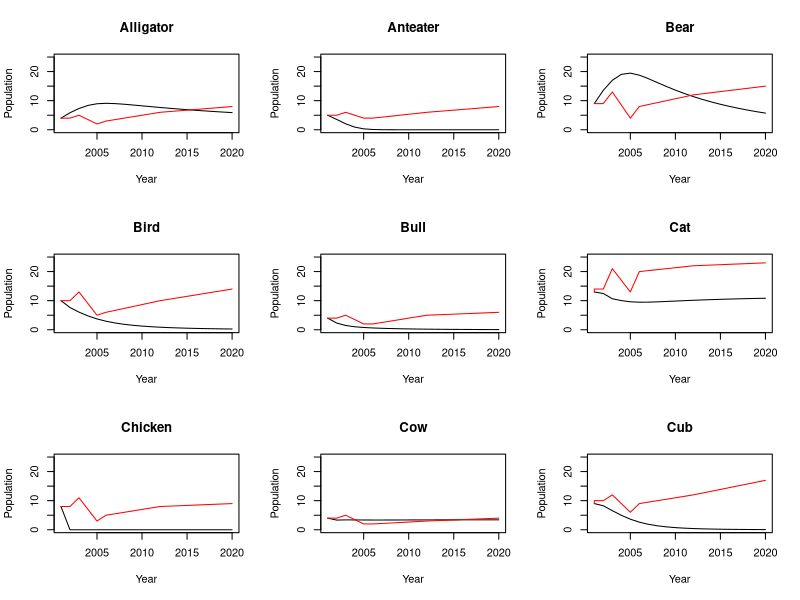
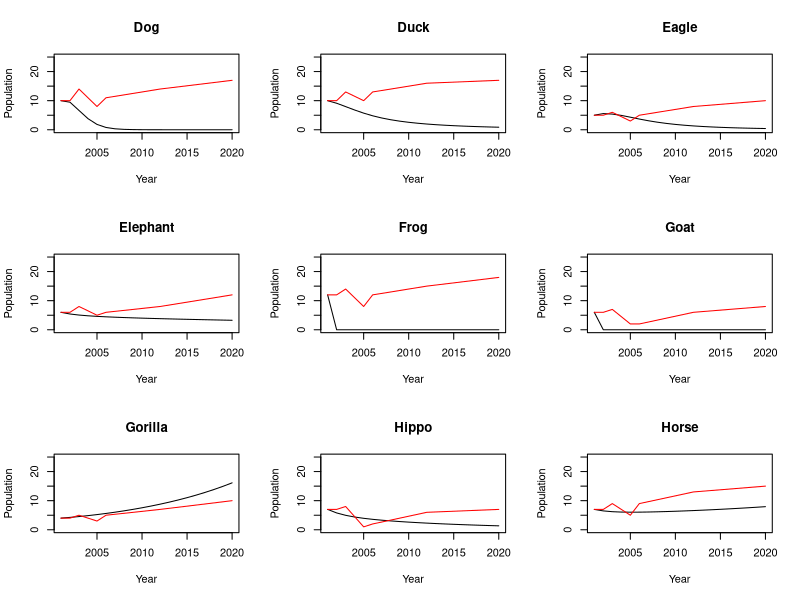
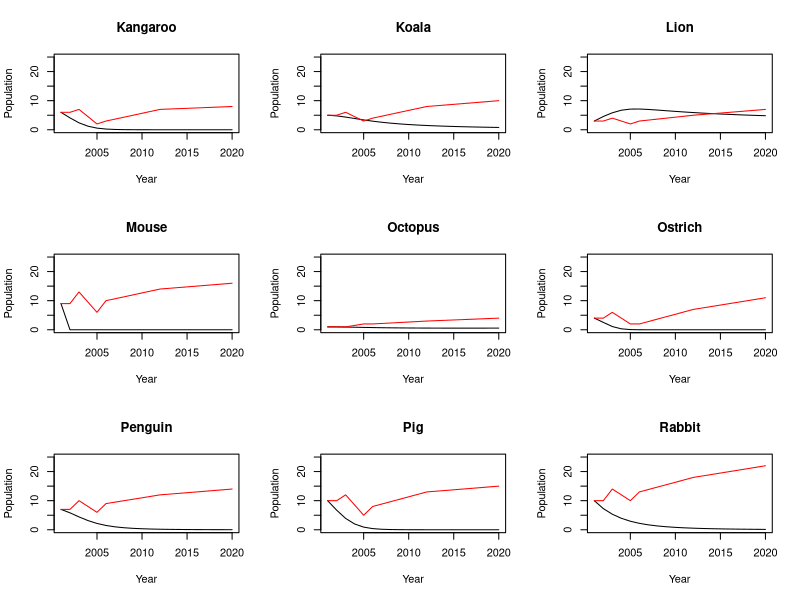
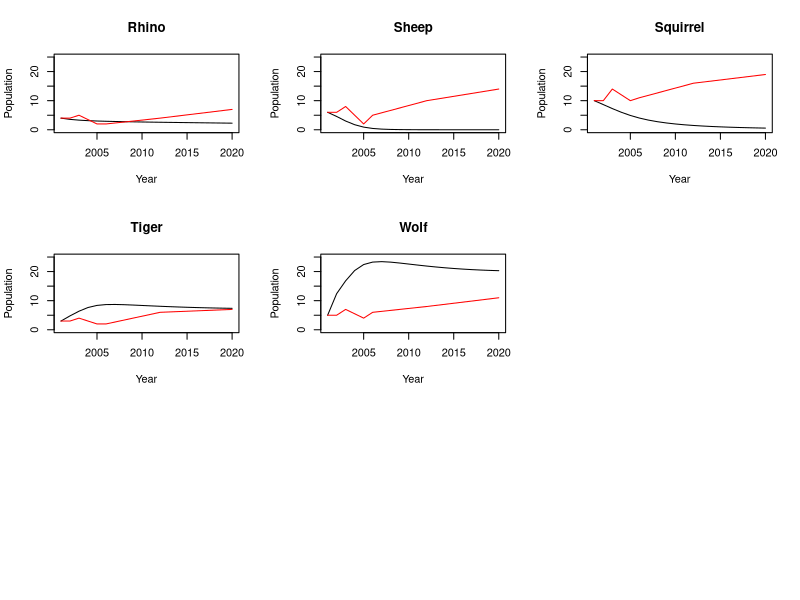

Here is the R script that generated these plots, in order: (Note: this script raises an error after producing the figures.)
rm(list=ls())
#The next 3 lines open the 3 important dataframes for this project
AC_Pops <- read.csv("AC_Species_Populations.csv") #This dataframe contains the population of each species at each major "Animal Crossing" installment
AC_Pred_Chart <- read.csv("AC_Predation_Chart.csv") #This dataframe records the predatory relationships of the columns with respect to the rows (the columns eat rows labelled "1")
AC_Comp_Matrix <- read.csv("AC_Competition_Matrix.csv") #This dataframe records the competitive interactions between species. A 1 indicates competition between the two species
AC_Pops_fixed <- AC_Pops[-38] #An extra column of only NAs was added for some reason so I dropped that
AC_Pops_repaired <- AC_Pops_fixed[-c(2),] #Removes the first game of the series (the second game is also from 2001 and has near identical population counts)
AC_Pops_finalized <- AC_Pops_repaired[,-c(1,2,12,20,26)] #Removed year/total columns for species parameter calculations, and dropped "Deer," "Hamster," and "Monkey" because the model is not equipped to deal with immigration/speciation

#The following code assigns the initial population for each species to a variable (N0), a vector in which the resulting values for all time steps will be placed (N), and a working vector in which the value for each time step is to be stored (Nnow)
#There probably is a more efficient way to do this in which row 1 is pulled from the "AC_Pops" dataframe, but time prevented me from learning how to do it
N0_alligator <- 4
N_alligator <- N0_alligator
Nnow_alligator <- N0_alligator
Nnow2_alligator <- N0_alligator
N0_anteater <- 5
N_anteater <- N0_anteater
Nnow_anteater <- N0_anteater
Nnow2_anteater <- N0_anteater
N0_bear <- 9
N_bear <- N0_bear
Nnow_bear <- N0_bear
Nnow2_bear <- N0_bear
N0_bird <- 10
N_bird <- N0_bird
Nnow_bird <- N0_bird
Nnow2_bird <- N0_bird
N0_bull <- 4
N_bull <- N0_bull
Nnow_bull <- N0_bull
Nnow2_bull <- N0_bull
N0_cat <- 13
N_cat <- N0_cat
Nnow_cat <- N0_cat
Nnow2_cat <- N0_cat
N0_chicken <- 8
N_chicken <- N0_chicken
Nnow_chicken <- N0_chicken
Nnow2_chicken <- N0_chicken
N0_cow <- 4
N_cow <- N0_cow
Nnow_cow <- N0_cow
Nnow2_cow <- N0_cow
N0_cub <- 9
N_cub <- N0_cub
Nnow_cub <- N0_cub
Nnow2_cub <- N0_cub
N0_dog <- 10
N_dog <- N0_dog
Nnow_dog <- N0_dog
Nnow2_dog <- N0_dog
N0_duck <- 10
N_duck <- N0_duck
Nnow_duck <- N0_duck
Nnow2_duck <- N0_duck
N0_eagle <- 5
N_eagle <- N0_eagle
Nnow_eagle <- N0_eagle
Nnow2_eagle <- N0_eagle
N0_elephant <- 6
N_elephant <- N0_elephant
Nnow_elephant <- N0_elephant
Nnow2_elephant <- N0_elephant
N0_frog <- 12
N_frog <- N0_frog
Nnow_frog <- N0_frog
Nnow2_frog <- N0_frog
N0_goat <- 6
N_goat <- N0_goat
Nnow_goat <- N0_goat
Nnow2_goat <- N0_goat
N0_gorilla <- 4
N_gorilla <- N0_gorilla
Nnow_gorilla <- N0_gorilla
Nnow2_gorilla <- N0_gorilla
N0_hippo <- 7
N_hippo <- N0_hippo
Nnow_hippo <- N0_hippo
Nnow2_hippo <- N0_hippo
N0_horse <- 7
N_horse <- N0_horse
Nnow_horse <- N0_horse
Nnow2_horse <- N0_horse
N0_kangaroo <- 6
N_kangaroo <- N0_kangaroo
Nnow_kangaroo <- N0_kangaroo
Nnow2_kangaroo <- N0_kangaroo
N0_koala <- 5
N_koala <- N0_koala
Nnow_koala <- N0_koala
Nnow2_koala <- N0_koala
N0_lion <- 3
N_lion <- N0_lion
Nnow_lion <- N0_lion
Nnow2_lion <- N0_lion
N0_mouse <- 9
N_mouse <- N0_mouse
Nnow_mouse <- N0_mouse
Nnow2_mouse <- N0_mouse
N0_octopus <- 1
N_octopus <- N0_octopus
Nnow_octopus <- N0_octopus
Nnow2_octopus <- N0_octopus
N0_ostrich <- 4
N_ostrich <- N0_ostrich
Nnow_ostrich <- N0_ostrich
Nnow2_ostrich <- N0_ostrich
N0_penguin <- 7
N_penguin <- N0_penguin
Nnow_penguin <- N0_penguin
Nnow2_penguin <- N0_penguin
N0_pig <- 10
N_pig <- N0_pig
Nnow_pig <- N0_pig
Nnow2_pig <- N0_pig
N0_rabbit <- 10
N_rabbit <- N0_rabbit
Nnow_rabbit <- N0_rabbit
Nnow2_rabbit <- N0_rabbit
N0_rhino <- 4
N_rhino <- N0_rhino
Nnow_rhino <- N0_rhino
Nnow2_rhino <- N0_rhino
N0_sheep <- 6
N_sheep <- N0_sheep
Nnow_sheep <- N0_sheep
Nnow2_sheep <- N0_sheep
N0_squirrel <- 10
N_squirrel <- N0_squirrel
Nnow_squirrel <- N0_squirrel
Nnow2_squirrel <- N0_squirrel
N0_tiger <- 3
N_tiger <- N0_tiger
Nnow_tiger <- N0_tiger
Nnow2_tiger <- N0_tiger
N0_wolf <- 5
N_wolf <- N0_wolf
Nnow_wolf <- N0_wolf
Nnow2_wolf <- N0_wolf

#The next line subtracts calculates the birthrate for each species by subtracting each species' 2020 population from their initial population, dividing this by the initial population, and then dividing this by the amount of time passed
#Ideally birth rates would be available before the initial population counts, as these birth rates are calculated from the period in which I'm testing my model
AC_Birth_Rates <- (((AC_Pops_finalized[7,]-AC_Pops_finalized[1,])/AC_Pops_finalized[1,])/19) + 1

#The next line of code assigns a proportionality factor of predation to all species. This factor represents the relative resource gain when a hunt is successful
#3 values were decided based on approximate species body mass, 0.1 (high gain for the predator), 0.05 (moderate gain for the predator), and 0.01 (low gain for the predator)
m <- c(0.1, 0.05, 0.1, 0.01, 0.1, 0.01, 0.01, 0.1, 0.01, 0.05, 0.01, 0.01, 0.1, 0.01, 0.05, 0.1, 0.1, 0.1, 0.05, 0.01, 0.1, 0.01, 0.01, 0.1, 0.01, 0.05, 0.01, 0.1, 0.05, 0.01, 0.1, 0.1)

#The next line of code assigns a proportionality factor of competition to all species. This factor represents the proportional effect of resource loss when a species competes with others
#2 values were decided based on general knowledge of whether species are specialists (high impact from competition, c = 0.05) or generalists (low impact from competition, c = 0.01)
c <- c(0.05, 0.05, 0.01, 0.01, 0.05, 0.05, 0.01, 0.05, 0.01, 0.01, 0.05, 0.05, 0.01, 0.05, 0.01, 0.01, 0.05, 0.05, 0.01, 0.05, 0.05, 0.01, 0.05, 0.01, 0.05, 0.01, 0.01, 0.05, 0.05, 0.01, 0.05, 0.01)

#The next line represents the likelihood of a hunt being successful.
#The values are based on a general knowledge of success in large mammal hunts, and the rates vary based on a defense score assigned to each species (also based on general knowlege)
b <- c(0.05, 0.25, 0.05, 0.25, 0.05, 0.25, 0.25, 0.05, 0.25, 0.15, 0.25, 0.15, 0.05, 0.25, 0.15, 0.15, 0.05, 0.05, 0.15, 0.25, 0.05, 0.25, 0.25, 0.15, 0.25, 0.15, 0.25, 0.05, 0.15, 0.25, 0.05, 0.05)

#The next variable is the final parameter for the model, alpha. It represents the chance that a resource being competed for will be lost in when two competing animals meet.
#This was calcuated to be 0.08 from the rate of resource generation in the game's data files. It is assumed that all competing animals have an equal chance of aquiring a resource when competing.
a = 0.08

#Set the time of the simulation to 20 because I want to compare my model to the 20 years for which I have data
t=20

#This for loop runs the simulation. For each species there are 3 lines:
#Line 1: Save the population at time step t+1 as Nnow_animal. This line involves adding/subtracting all terms that represent population growth/loss. Note that Nnow2_animal is used within this line so that later animals that interact with the given species don't have their t+1 population counted with the other animal's t+1 population
#Line 2: Ensure that no species' populations can drop below 0
#Line 3: Add the newly calculated population vector to the end of the vector holding all population values
#After these 3 lines are run for every species Nnow2_animal's value is replaced with the newly calculated population value for every species
for(i in 1:t) {
  Nnow_alligator <- (AC_Birth_Rates$Alligator*Nnow2_alligator) + (m[4]*b[4]*Nnow2_alligator*Nnow2_bird) + (m[6]*b[6]*Nnow2_alligator*Nnow2_cat) + (m[7]*b[7]*Nnow2_alligator*Nnow2_chicken) + (m[9]*b[9]*Nnow2_alligator*Nnow2_cub) + (m[10]*b[10]*Nnow2_alligator*Nnow2_dog) + (m[11]*b[11]*Nnow2_alligator*Nnow2_duck) + (m[12]*b[12]*Nnow2_alligator*Nnow2_eagle) + (m[14]*b[14]*Nnow2_alligator*Nnow2_frog) + (m[15]*b[15]*Nnow2_alligator*Nnow2_goat) + (m[19]*b[19]*Nnow2_alligator*Nnow2_kangaroo) + (m[20]*b[20]*Nnow2_alligator*Nnow2_koala) + (m[22]*b[22]*Nnow2_alligator*Nnow2_mouse) + (m[23]*b[23]*Nnow2_alligator*Nnow2_octopus) + (m[25]*b[25]*Nnow2_alligator*Nnow2_penguin) + (m[26]*b[26]*Nnow2_alligator*Nnow2_pig) + (m[27]*b[27]*Nnow2_alligator*Nnow2_rabbit) + (m[29]*b[29]*Nnow2_alligator*Nnow2_sheep) + (m[30]*b[30]*Nnow2_alligator*Nnow2_squirrel) - (c[3]*a*Nnow2_alligator*Nnow2_bear) - (c[6]*a*Nnow2_alligator*Nnow2_cat) - (c[10]*a*Nnow2_alligator*Nnow2_dog) - (c[12]*a*Nnow2_alligator*Nnow2_eagle) - (c[21]*a*Nnow2_alligator*Nnow2_lion) - (c[25]*a*Nnow2_alligator*Nnow2_penguin) - (c[31]*a*Nnow2_alligator*Nnow2_tiger) - (c[32]*a*Nnow2_alligator*Nnow2_wolf)
  if(Nnow_alligator < 0) {Nnow_alligator <- 0}
  N_alligator <- c(N_alligator, Nnow_alligator)
  Nnow_anteater <- (AC_Birth_Rates$Anteater*Nnow2_anteater) - (c[4]*a*Nnow2_anteater*Nnow2_bird) - (c[7]*a*Nnow2_anteater*Nnow2_chicken) - (c[9]*a*Nnow2_anteater*Nnow2_cub) - (c[14]*a*Nnow2_anteater*Nnow2_frog) - (m[2]*b[2]*Nnow2_anteater*Nnow2_bear) - (m[2]*b[2]*Nnow2_anteater*Nnow2_lion) - (m[2]*b[2]*Nnow2_anteater*Nnow2_tiger) - (m[2]*b[2]*Nnow2_anteater*Nnow2_wolf)
  if(Nnow_anteater < 0) {Nnow_anteater <- 0}
  N_anteater <- c(N_anteater, Nnow_anteater)
  Nnow_bear <- (AC_Birth_Rates$Bear*Nnow2_bear) + (m[2]*b[2]*Nnow2_bear*Nnow2_anteater) + (m[4]*b[4]*Nnow2_bear*Nnow2_bird) + (m[6]*b[6]*Nnow2_bear*Nnow2_cat) + (m[7]*b[7]*Nnow2_bear*Nnow2_chicken) + (m[9]*b[9]*Nnow2_bear*Nnow2_cub) + (m[10]*b[10]*Nnow2_bear*Nnow2_dog) + (m[11]*b[11]*Nnow2_bear*Nnow2_duck) + (m[12]*b[12]*Nnow2_bear*Nnow2_eagle) + (m[14]*b[14]*Nnow2_bear*Nnow2_frog) + (m[15]*b[15]*Nnow2_bear*Nnow2_goat) + (m[19]*b[19]*Nnow2_kangaroo*Nnow2_koala) + (m[22]*b[22]*Nnow2_bear*Nnow2_mouse) + (m[23]*b[23]*Nnow2_octopus*Nnow2_bear) + (m[24]*b[24]*Nnow2_bear*Nnow2_ostrich) + (m[25]*b[25]*Nnow2_bear*Nnow2_penguin) + (m[26]*b[26]*Nnow2_bear*Nnow2_pig) + (m[27]*b[27]*Nnow2_bear*Nnow2_rabbit) + (m[29]*b[29]*Nnow2_bear*Nnow2_sheep) + (m[30]*b[30]*Nnow2_bear*Nnow2_squirrel) - (c[1]*a*Nnow2_alligator*Nnow2_bear) - (c[6]*a*Nnow2_bear*Nnow2_cat) - (c[9]*a*Nnow2_bear*Nnow2_cub) - (c[10]*a*Nnow2_bear*Nnow2_dog) - (c[12]*a*Nnow2_bear*Nnow2_eagle) - (c[16]*a*Nnow2_bear*Nnow2_gorilla) - (c[21]*a*Nnow2_bear*Nnow2_lion) - (c[25]*a*Nnow2_bear*Nnow2_penguin) - (c[26]*a*Nnow2_pig*Nnow2_bear) - (c[31]*a*Nnow2_tiger*Nnow2_bear) - (c[32]*a*Nnow2_bear*Nnow2_wolf)
  if(Nnow_bear < 0) {Nnow_bear <- 0}
  N_bear <- c(N_bear, Nnow_bear)
  Nnow_bird <- (AC_Birth_Rates$Bird*Nnow2_bird) - (c[2]*a*Nnow2_bird*Nnow2_anteater) - (c[7]*a*Nnow2_bird*Nnow2_chicken) - (c[9]*a*Nnow2_bird*Nnow2_cub) - (c[14]*a*Nnow2_bird*Nnow2_frog) - (c[22]*a*Nnow2_bird*Nnow2_mouse) - (c[27]*a*Nnow2_bird*Nnow2_rabbit) - (c[30]*a*Nnow2_bird*Nnow2_squirrel) - (m[4]*b[4]*Nnow2_bird*Nnow2_alligator) - (m[4]*b[4]*Nnow2_bird*Nnow2_bear) - (m[4]*b[4]*Nnow2_bird*Nnow2_cat) - (m[4]*b[4]*Nnow2_bird*Nnow2_cub) - (m[4]*b[4]*Nnow2_bird*Nnow2_dog) - (m[4]*b[4]*Nnow2_bird*Nnow2_eagle) - (m[4]*b[4]*Nnow2_bird*Nnow2_lion) - (m[4]*b[4]*Nnow2_bird*Nnow2_tiger) - (m[4]*b[4]*Nnow2_bird*Nnow2_wolf)
  if(Nnow_bird < 0) {Nnow_bird <- 0}
  N_bird <- c(N_bird, Nnow_bird)
  Nnow_bull <- (AC_Birth_Rates$Bull*Nnow2_bull) - (c[8]*a*Nnow2_bull*Nnow2_cow) - (c[13]*a*Nnow2_bull*Nnow2_elephant) - (c[15]*a*Nnow2_bull*Nnow2_goat) - (c[17]*a*Nnow2_bull*Nnow2_hippo) - (c[18]*a*Nnow2_horse*Nnow2_bull) - (c[19]*a*Nnow2_kangaroo*Nnow2_bull) - (c[24]*a*Nnow2_bull*Nnow2_ostrich) - (c[26]*a*Nnow2_bull*Nnow2_pig) - (c[27]*a*Nnow2_bull*Nnow2_rabbit) - (c[28]*a*Nnow2_bull*Nnow2_rhino) - (c[29]*Nnow2_bull*Nnow2_sheep) - (m[5]*b[5]*Nnow2_bull*Nnow2_wolf)
  if(Nnow_bull < 0) {Nnow_bull <- 0}
  N_bull <- c(N_bull, Nnow_bull)
  Nnow_cat <- (AC_Birth_Rates$Cat*Nnow2_cat) + (m[4]*b[4]*Nnow2_cat*Nnow2_bird) + (m[14]*b[14]*Nnow2_cat*Nnow2_frog) + (m[22]*b[22]*Nnow2_cat*Nnow2_mouse) + (m[23]*b[23]*Nnow2_octopus*Nnow2_cat) + (m[27]*b[27]*Nnow2_cat*Nnow2_rabbit) + (m[30]*b[30]*Nnow2_cat*Nnow2_squirrel) - (m[6]*b[6]*Nnow2_cat*Nnow2_alligator) - (m[6]*b[6]*Nnow2_cat*Nnow2_bear) - (m[6]*b[6]*Nnow2_cat*Nnow2_dog) - (m[6]*b[6]*Nnow2_cat*Nnow2_eagle) - (m[6]*b[6]*Nnow2_cat*Nnow2_lion) - (m[6]*b[6]*Nnow2_cat*Nnow2_tiger) - (m[6]*b[6]*Nnow2_cat*Nnow2_wolf) - (c[1]*a*Nnow2_cat*Nnow2_alligator) - (c[3]*a*Nnow2_cat*Nnow2_bear) - (c[9]*a*Nnow2_cub*Nnow2_cat) - (c[10]*a*Nnow2_dog*Nnow2_cat) - (c[12]*a*Nnow2_cat*Nnow2_eagle) - (c[21]*a*Nnow2_cat*Nnow2_lion) - (c[25]*a*Nnow2_cat*Nnow2_penguin) - (c[31]*a*Nnow2_cat*Nnow2_tiger) - (c[32]*a*Nnow2_cat*Nnow2_wolf)
  if(Nnow_cat < 0) {Nnow_cat <- 0}
  N_cat <- c(N_cat, Nnow_cat)
  Nnow_chicken <- (AC_Birth_Rates$Chicken*Nnow2_chicken) - (c[2]*a*Nnow2_chicken*Nnow2_anteater) - (c[4]*a*Nnow2_chicken*Nnow2_bird) - (c[14]*a*Nnow2_chicken*Nnow2_frog) - (c[22]*a*Nnow2_chicken*Nnow2_mouse) - (c[27]*a*Nnow2_chicken*Nnow2_rabbit) - (c[30]*a*Nnow2_chicken*Nnow2_squirrel) - (m[7]*b[7]*Nnow2_chicken*Nnow2_alligator) - (m[7]*b[7]*Nnow2_chicken**Nnow2_bear) - (m[7]*b[7]*Nnow2_chicken*Nnow2_dog) - (m[7]*b[7]*Nnow2_chicken*Nnow2_eagle) - (m[7]*b[7]*Nnow2_chicken*Nnow2_lion) - (m[7]*b[7]*Nnow2_chicken*Nnow2_tiger) - (m[7]*b[7]*Nnow2_chicken*Nnow2_wolf)
  if(Nnow_chicken < 0) {Nnow_chicken <- 0}
  N_chicken <- c(N_chicken, Nnow_chicken)
  Nnow_cow <- (AC_Birth_Rates$Cow*Nnow2_cow) - (c[5]*a*Nnow2_cow*Nnow2_bull) - (c[13]*a*Nnow2_cow*Nnow2_elephant) - (c[15]*a*Nnow2_goat*Nnow2_cow) - (c[17]*a*Nnow2_cow*Nnow2_goat) - (c[18]*a*Nnow2_cow*Nnow2_horse) - (c[19]*a*Nnow2_cow*Nnow2_kangaroo) - (c[24]*a*Nnow2_cow*Nnow2_ostrich) - (c[26]*a*Nnow2_pig*Nnow2_cow) - (c[27]*a*Nnow2_rabbit*Nnow2_cow) - (c[28]*a*Nnow2_cow*Nnow2_rhino) - (c[29]*a*Nnow2_cow*Nnow2_sheep) - (m[8]*b[8]*Nnow2_cow*Nnow2_wolf)
  if(Nnow_cow < 0) {Nnow_cow <- 0}
  N_cow <- c(N_cow, Nnow_cow)
  Nnow_cub <- (AC_Birth_Rates$Cub*Nnow2_cub) + (m[4]*b[4]*Nnow2_cub*Nnow2_bird) + (m[14]*b[14]*Nnow2_cub*Nnow2_frog) + (m[22]*b[22]*Nnow2_cub*Nnow2_mouse) + (m[23]*b[23]*Nnow2_octopus*Nnow2_cub) + (m[27]*b[27]*Nnow2_rabbit*Nnow2_cub) + (m[30]*b[30]*Nnow2_cub*Nnow2_squirrel) - (m[9]*b[9]*Nnow2_cub*Nnow2_alligator) - (m[9]*b[9]*Nnow2_cub*Nnow2_bear) - (m[9]*b[9]*Nnow2_cub*Nnow2_dog) - (m[9]*b[9]*Nnow2_cub*Nnow2_eagle) - (m[9]*b[9]*Nnow2_cub*Nnow2_lion) - (m[9]*b[9]*Nnow2_cub*Nnow2_tiger) - (m[9]*b[9]*Nnow2_cub*Nnow2_wolf) - (c[1]*a*Nnow2_cub*Nnow2_alligator) - (c[2]*a*Nnow2_cub*Nnow2_anteater) - (c[3]*a*Nnow2_cub*Nnow2_bear) - (c[4]*a*Nnow2_cub*Nnow2_bird) - (c[6]*a*Nnow2_cub*Nnow2_cat) - (c[10]*a*Nnow2_cub*Nnow2_eagle) - (c[16]*a*Nnow2_cub*Nnow2_gorilla) - (c[25]*a*Nnow2_cub*Nnow2_penguin) - (c[26]*a*Nnow2_cub*Nnow2_pig) - (c[31]*a*Nnow2_cub*Nnow2_tiger) - (c[32]*a*Nnow2_wolf*Nnow2_cub)
  if(Nnow_cub < 0) {Nnow_cub <- 0}
  N_cub <- c(N_cub, Nnow_cub)
  Nnow_dog <- (AC_Birth_Rates$Dog*Nnow2_dog) + (m[4]*b[4]*Nnow2_dog*Nnow2_bird) + (m[6]*b[6]*Nnow2_dog*Nnow2_cat) + (m[7]*b[7]*Nnow2_dog*Nnow2_chicken) + (m[9]*b[9]*Nnow2_dog*Nnow2_cub) + (m[11]*b[11]*Nnow2_dog*Nnow2_duck) + (m[14]*b[14]*Nnow2_dog*Nnow2_frog) + (m[20]*b[20]*Nnow2_dog*Nnow2_koala) + (m[22]*b[22]*Nnow2_dog*Nnow2_mouse) + (m[23]*b[23]*Nnow2_octopus*Nnow2_dog) + (m[25]*b[25]*Nnow2_penguin*Nnow2_dog) + (m[27]*b[27]*Nnow2_dog*Nnow2_rabbit) + (m[30]*b[30]*Nnow2_dog*Nnow2_squirrel) - (m[10]*b[10]*Nnow2_dog*Nnow2_alligator) - (m[10]*b[10]*Nnow2_dog*Nnow2_bear) - (m[10]*b[10]*Nnow2_dog*Nnow2_lion) - (m[10]*b[10]*Nnow2_dog*Nnow2_tiger) - (m[10]*b[10]*Nnow2_dog*Nnow2_wolf) - (c[1]*a*Nnow2_dog*Nnow2_alligator) - (c[3]*a*Nnow2_dog*Nnow2_cat) - (c[6]*a*Nnow2_dog*Nnow2_cat) - (c[9]*a*Nnow2_dog*Nnow2_cub) - (c[12]*a*Nnow2_dog*Nnow2_eagle) - (c[21]*a*Nnow2_dog*Nnow2_lion) - (c[25]*a*Nnow2_dog*Nnow2_penguin) - (c[26]*a*Nnow2_dog*Nnow2_pig) - (c[31]*a*Nnow2_dog*Nnow2_tiger) - (c[32]*a*Nnow2_dog*Nnow2_wolf)
  if(Nnow_dog < 0) {Nnow_dog <- 0}
  N_dog <- c(N_dog, Nnow_dog)
  Nnow_duck <- (AC_Birth_Rates$Duck*Nnow2_duck) - (c[17]*a*Nnow2_duck*Nnow2_hippo) - (m[11]*b[11]*Nnow2_duck*Nnow2_alligator) - (m[11]*b[11]*Nnow2_duck*Nnow2_bear) - (m[11]*b[11]*Nnow2_duck*Nnow2_dog) - (m[11]*b[11]*Nnow2_duck*Nnow2_eagle) - (m[11]*b[11]*Nnow2_duck*Nnow2_lion) - (m[11]*b[11]*Nnow2_duck*Nnow2_tiger) - (m[11]*b[11]*Nnow2_duck*Nnow2_wolf)
  if(Nnow_duck < 0) {Nnow_duck <- 0}
  N_duck <- c(N_duck, Nnow_duck)
  Nnow_eagle <- (AC_Birth_Rates$Eagle*Nnow2_eagle) + (m[4]*b[4]*Nnow2_eagle*Nnow2_bird) + (m[6]*b[6]*Nnow2_eagle*Nnow2_cat) + (m[7]*b[7]*Nnow2_eagle*Nnow2_chicken) + (m[9]*b[9]*Nnow2_eagle*Nnow2_cub) + (m[11]*b[11]*Nnow2_eagle*Nnow2_duck) + (m[14]*b[14]*Nnow2_eagle*Nnow2_frog) + (m[20]*b[20]*Nnow2_eagle*Nnow2_koala) + (m[22]*b[22]*Nnow2_eagle*Nnow2_mouse) + (m[23]*b[23]*Nnow2_eagle*Nnow2_octopus) + (m[27]*b[27]*Nnow2_eagle*Nnow2_rabbit) + (m[30]*b[30]*Nnow2_eagle*Nnow2_squirrel) - (m[12]*b[12]*Nnow2_eagle*Nnow2_alligator) - (m[12]*b[12]*Nnow2_eagle*Nnow2_bear) - (m[12]*b[12]*Nnow2_eagle*Nnow2_lion) - (m[12]*b[12]*Nnow2_eagle*Nnow2_tiger) - (m[12]*b[12]*Nnow2_eagle*Nnow2_wolf) - (c[1]*a*Nnow2_eagle*Nnow2_alligator) - (c[3]*a*Nnow2_eagle*Nnow2_bear) - (c[6]*a*Nnow2_eagle*Nnow2_cat) - (c[9]*a*Nnow2_eagle*Nnow2_cub) - (c[10]*a*Nnow2_eagle*Nnow2_dog) - (c[21]*a*Nnow2_eagle*Nnow2_lion) - (c[25]*a*Nnow2_eagle*Nnow2_penguin) - (c[31]*a*Nnow2_eagle*Nnow2_tiger) - (c[32]*a*Nnow2_eagle*Nnow2_wolf)
  if(Nnow_eagle < 0) {Nnow_eagle <- 0}
  N_eagle <- c(N_eagle, Nnow_eagle)
  Nnow_elephant <- (AC_Birth_Rates$Elephant*Nnow2_elephant) - (c[5]*a*Nnow2_elephant*Nnow2_bull) - (c[8]*a*Nnow2_elephant*Nnow2_cow) - (c[15]*a*Nnow2_elephant*Nnow2_goat) - (c[17]*a*Nnow2_elephant*Nnow2_hippo) - (c[18]*a*Nnow2_elephant*Nnow2_horse) - (c[19]*a*Nnow2_elephant*Nnow2_kangaroo) - (c[24]*a*Nnow2_ostrich*Nnow2_elephant) - (c[26]*a*Nnow2_pig*Nnow2_elephant) - (c[27]*a*Nnow2_elephant*Nnow2_rabbit) - (c[28]*a*Nnow2_elephant*Nnow2_rhino) - (c[29]*a*Nnow2_elephant*Nnow2_rhino)
  if(Nnow_elephant < 0) {Nnow_elephant <- 0}
  N_elephant <- c(N_elephant, Nnow_elephant)
  Nnow_frog <- (AC_Birth_Rates$Frog*Nnow2_frog) - (c[2]*a*Nnow2_anteater*Nnow2_frog) - (c[4]*a*Nnow2_frog*Nnow2_bird) - (c[7]*a*Nnow2_frog*Nnow2_chicken) - (m[14]*b[14]*Nnow2_frog*Nnow_alligator) - (m[14]*b[14]*Nnow2_frog*Nnow2_bear) - (m[14]*b[14]*Nnow2_frog**Nnow2_cat) - (m[14]*b[14]*Nnow2_frog*Nnow2_cub) - (m[14]*b[14]*Nnow2_frog*Nnow2_dog) - (m[14]*b[14]*Nnow2_frog*Nnow2_eagle) - (m[14]*b[14]*Nnow2_frog*Nnow2_lion) - (m[14]*b[14]*Nnow2_frog*Nnow2_tiger) - (m[14]*b[14]*Nnow2_frog*Nnow2_wolf)
  if(Nnow_frog < 0) {Nnow_frog <- 0}
  N_frog <- c(N_frog, Nnow_frog)
  Nnow_goat <- (AC_Birth_Rates$Goat*Nnow2_goat) - (c[5]*a*Nnow2_goat*Nnow2_bull) - (c[8]*a*Nnow2_goat*Nnow2_cow) - (c[13]*a*Nnow2_goat*Nnow2_elephant) - (c[17]*a*Nnow2_goat*Nnow2_hippo) - (c[18]*a*Nnow2_goat*Nnow2_horse) - (c[19]*a*Nnow2_goat*Nnow2_kangaroo) - (c[24]*a*Nnow2_goat*Nnow2_ostrich) - (c[26]*a*Nnow2_goat*Nnow2_pig) - (c[27]*a*Nnow2_goat*Nnow2_rabbit) - (c[28]*a*Nnow2_goat*Nnow2_rhino) - (c[29]*a*Nnow2_goat*Nnow2_sheep) - (m[15]*b[15]*Nnow2_goat*Nnow2_alligator) - (m[15]*b[15]*Nnow2_goat**Nnow2_bear) - (m[15]*b[15]*Nnow2_goat*Nnow2_lion) - (m[15]*b[15]*Nnow2_goat*Nnow2_tiger) - (m[15]*b[15]*Nnow2_goat*Nnow2_wolf)
  if(Nnow_goat < 0) {Nnow_goat <- 0}
  N_goat <- c(N_goat, Nnow_goat)
  Nnow_gorilla <- (AC_Birth_Rates$Gorilla*Nnow2_gorilla) - (c[9]*a*Nnow2_gorilla*Nnow2_cub) - (c[26]*a*Nnow2_gorilla*Nnow2_pig)
  if(Nnow_gorilla < 0) {Nnow_gorilla <- 0}
  N_gorilla <- c(N_gorilla, Nnow_gorilla)
  Nnow_hippo <- (AC_Birth_Rates$Hippo*Nnow2_hippo) - (c[5]*a*Nnow2_bull*Nnow2_hippo) - (c[8]*a*Nnow2_hippo*Nnow2_cow) - (c[11]*a*Nnow2_duck*Nnow2_hippo) - (c[13]*a*Nnow2_hippo*Nnow2_elephant) - (c[15]*a*Nnow2_hippo*Nnow2_goat) - (c[18]*a*Nnow2_hippo*Nnow2_horse) - (c[19]*a*Nnow2_hippo*Nnow2_kangaroo) - (c[24]*a*Nnow2_hippo*Nnow2_ostrich) - (c[26]*a*Nnow2_hippo*Nnow2_pig) - (c[27]*a*Nnow2_hippo*Nnow2_rabbit) - (c[28]*a*Nnow2_hippo*Nnow2_rhino) - (c[29]*a*Nnow2_sheep*Nnow2_hippo)
  if(Nnow_hippo < 0) {Nnow_hippo <- 0}
  N_hippo <- c(N_hippo, Nnow_hippo)
  Nnow_horse <- (AC_Birth_Rates$Horse*Nnow2_horse) - (c[5]*a*Nnow2_bull*Nnow2_horse) - (c[8]*a*Nnow2_horse*Nnow2_cow) - (c[13]*a*Nnow2_horse*Nnow2_elephant) - (c[15]*a*Nnow2_horse*Nnow2_goat) - (c[17]*a*Nnow2_horse*Nnow2_hippo) - (c[19]*a*Nnow2_horse*Nnow2_kangaroo) - (c[24]*a*Nnow2_horse*Nnow2_ostrich) - (c[26]*a*Nnow2_horse*Nnow2_pig) - (c[27]*a*Nnow2_horse*Nnow2_rabbit) - (c[28]*a*Nnow2_horse*Nnow2_rhino) - (c[29]*a*Nnow2_horse*Nnow2_sheep)
  if(Nnow_horse < 0) {Nnow_horse <- 0}
  N_horse <- c(N_horse, Nnow_horse)
  Nnow_kangaroo <- (AC_Birth_Rates$Kangaroo*Nnow2_kangaroo) - (c[5]*a*Nnow2_kangaroo*Nnow2_bull) - (c[8]*a*Nnow2_kangaroo*Nnow2_cow) - (c[13]*a*Nnow2_kangaroo*Nnow2_elephant) - (c[15]*a*Nnow2_kangaroo*Nnow2_goat) - (c[17]*a*Nnow2_kangaroo*Nnow2_hippo) - (c[18]*a*Nnow2_kangaroo*Nnow2_horse) - (c[24]*a*Nnow2_kangaroo*Nnow2_ostrich) - (c[26]*a*Nnow2_kangaroo*Nnow2_pig) - (c[27]*a*Nnow2_kangaroo*Nnow2_rabbit) - (c[28]*a*Nnow2_kangaroo*Nnow2_rhino) - (c[29]*a*Nnow2_kangaroo*Nnow2_sheep) - (m[19]*b[19]*Nnow2_kangaroo*Nnow2_alligator) - (m[19]*b[19]*Nnow2_kangaroo*Nnow2_bear) - (m[19]*b[19]*Nnow2_kangaroo*Nnow2_lion) - (m[19]*b[19]*Nnow2_kangaroo*Nnow2_tiger) - (m[19]*b[19]*Nnow2_kangaroo*Nnow2_wolf)
  if(Nnow_kangaroo < 0) {Nnow_kangaroo <- 0}
  N_kangaroo <- c(N_kangaroo, Nnow_kangaroo)
  Nnow_koala <- (AC_Birth_Rates$Koala*Nnow2_koala) - (m[20]*b[20]*Nnow2_koala*Nnow2_alligator) - (m[20]*b[20]*Nnow2_koala*Nnow2_bear) - (m[20]*b[20]*Nnow2_koala*Nnow2_dog) - (m[20]*b[20]*Nnow2_koala*Nnow2_eagle) - (m[20]*b[20]*Nnow2_koala*Nnow2_lion) - (m[20]*b[20]*Nnow2_koala*Nnow2_tiger) - (m[20]*b[20]*Nnow2_koala*Nnow2_wolf)
  if(Nnow_koala < 0) {Nnow_koala <- 0}
  N_koala <- c(N_koala, Nnow_koala)
  Nnow_lion <- (AC_Birth_Rates$Lion*Nnow2_lion) + (m[2]*b[2]*Nnow2_lion*Nnow2_anteater) + (m[6]*b[6]*Nnow2_lion*Nnow2_cat) + (m[7]*b[7]*Nnow2_lion*Nnow2_chicken) + (m[9]*b[9]*Nnow2_lion*Nnow_cub) + (m[10]*b[10]*Nnow2_lion*Nnow2_dog) + (m[11]*b[11]*Nnow2_lion*Nnow2_duck) + (m[12]*b[12]*Nnow2_lion*Nnow2_eagle) + (m[14]*b[14]*Nnow2_lion*Nnow2_frog) + (m[15]*b[15]*Nnow2_lion*Nnow2_goat) + (m[19]*b[19]*Nnow2_kangaroo*Nnow2_lion) + (m[22]*b[22]*Nnow2_mouse*Nnow2_lion) + (m[23]*b[23]*Nnow2_lion*Nnow2_octopus) + (m[24]*b[24]*Nnow2_ostrich*Nnow2_lion) + (m[25]*b[25]*Nnow2_penguin*Nnow2_lion) + (m[26]*b[26]*Nnow2_pig*Nnow2_lion) + (m[27]*b[27]*Nnow2_lion*Nnow2_rabbit) + (m[29]*m[29]*Nnow2_lion*Nnow2_sheep) + (m[30]*b[30]*Nnow2_lion*Nnow2_squirrel) - (c[1]*a*Nnow2_lion*Nnow2_alligator) - (c[3]*a*Nnow2_lion*Nnow2_bear) - (c[6]*a*Nnow2_lion*Nnow2_cat) - (c[9]*a*Nnow2_lion*Nnow2_cub) - (c[10]*a*Nnow2_lion*Nnow2_dog) - (c[12]*a*Nnow2_lion*Nnow2_eagle) - (c[25]*a*Nnow2_lion*Nnow2_penguin) - (c[31]*a*Nnow2_lion*Nnow2_tiger) - (c[32]*a*Nnow2_lion*Nnow2_wolf)
  if(Nnow_lion < 0) {Nnow_lion <- 0}
  N_lion <- c(N_lion, Nnow_lion)
  Nnow_mouse <- (AC_Birth_Rates$Mouse*Nnow2_mouse) - (c[4]*a*Nnow2_mouse*Nnow2_bird) - (c[7]*a*Nnow2_mouse*Nnow2_chicken) - (c[27]*a*Nnow2_mouse*Nnow2_rabbit) - (c[30]*a*Nnow2_mouse*Nnow2_squirrel) - (m[22]*b[22]*Nnow2_mouse*Nnow2_alligator) - (m[22]*b[22]*Nnow2_mouse**Nnow2_bear) - (m[22]*b[22]*Nnow2_mouse*Nnow2_cat) - (m[22]*b[22]*Nnow2_mouse*Nnow2_cub) - (m[22]*b[22]*Nnow2_mouse*Nnow2_dog) - (m[22]*b[22]*Nnow2_mouse*Nnow2_eagle) - (m[22]*b[22]*Nnow2_mouse*Nnow2_lion) - (m[22]*b[22]*Nnow2_mouse*Nnow2_tiger) - (m[22]*b[22]*Nnow2_mouse*Nnow2_wolf)
  if(Nnow_mouse < 0) {Nnow_mouse <- 0}
  N_mouse <- c(N_mouse, Nnow_mouse)
  Nnow_octopus <- (AC_Birth_Rates$Octopus*Nnow2_octopus) - (m[23]*b[23]*Nnow2_octopus*Nnow2_alligator) - (m[23]*b[23]*Nnow2_octopus*Nnow2_bear) - (m[23]*b[23]*Nnow2_octopus*Nnow2_cat) - (m[23]*b[23]*Nnow2_octopus*Nnow2_cub) - (m[23]*b[23]*Nnow2_octopus*Nnow2_dog) - (m[23]*b[23]*Nnow2_octopus*Nnow2_eagle) - (m[23]*b[23]*Nnow2_octopus*Nnow2_lion) - (m[23]*b[23]*Nnow2_octopus*Nnow2_penguin) - (m[23]*b[23]*Nnow2_octopus*Nnow2_tiger) - (m[23]*b[23]*Nnow2_octopus*Nnow2_wolf)
  if(Nnow_octopus < 0) {Nnow_octopus <- 0}
  N_octopus <- c(N_octopus, Nnow_octopus)
  Nnow_ostrich <- (AC_Birth_Rates$Ostrich*Nnow2_ostrich) - (c[5]*a*Nnow2_ostrich*Nnow2_bull) - (c[8]*a*Nnow2_ostrich*Nnow2_cow) - (c[13]*a*Nnow2_ostrich*Nnow2_elephant) - (c[15]*a*Nnow2_ostrich*Nnow2_goat) - (c[17]*a*Nnow2_ostrich*Nnow2_hippo) - (c[18]*a*Nnow2_ostrich*Nnow2_horse) - (c[19]*a*Nnow2_ostrich*Nnow2_kangaroo) - (c[26]*a*Nnow2_ostrich*Nnow2_pig) - (c[27]*a*Nnow2_ostrich*Nnow2_rabbit) - (c[28]*a*Nnow2_ostrich*Nnow2_rhino) - (c[29]*a*Nnow2_ostrich*Nnow2_sheep) - (m[24]*b[24]*Nnow2_ostrich*Nnow2_bear) - (m[24]*b[24]*Nnow2_ostrich*Nnow2_lion) - (m[24]*b[24]*Nnow2_ostrich*Nnow2_tiger) - (m[24]*b[24]*Nnow2_ostrich*Nnow2_wolf)
  if(Nnow_ostrich < 0) {Nnow_ostrich <- 0}
  N_ostrich <- c(N_ostrich, Nnow_ostrich)
  Nnow_penguin <- (AC_Birth_Rates$Penguin*Nnow2_penguin) + (m[23]*b[23]*Nnow2_penguin*Nnow2_octopus) - (c[1]*a*Nnow2_penguin*Nnow2_alligator) - (c[3]*a*Nnow2_penguin*Nnow2_bear) - (c[6]*a*Nnow2_penguin*Nnow2_cat) - (c[9]*a*Nnow2_cub*Nnow2_penguin) - (c[10]*a*Nnow2_dog*Nnow2_penguin) - (c[12]*a*Nnow2_penguin*Nnow2_eagle) - (c[21]*a*Nnow2_penguin*Nnow2_lion) - (c[31]*a*Nnow2_penguin*Nnow2_tiger) - (c[32]*a*Nnow2_penguin*Nnow2_wolf) - (m[25]*b[25]*Nnow2_penguin*Nnow2_alligator) - (m[25]*b[25]*Nnow2_penguin*Nnow2_bear) - (m[25]*b[25]*Nnow2_penguin*Nnow2_dog) - (m[25]*b[25]*Nnow2_penguin*Nnow2_lion) - (m[25]*b[25]*Nnow2_penguin*Nnow2_tiger) - (m[25]*b[25]*Nnow2_penguin*Nnow2_wolf)
  if(Nnow_penguin < 0) {Nnow_penguin <- 0}
  N_penguin <- c(N_penguin, Nnow_penguin)
  Nnow_pig <- (AC_Birth_Rates$Pig*Nnow2_pig) - (c[5]*a*Nnow2_pig*Nnow2_bull) - (c[8]*a*Nnow2_pig*Nnow2_cow) - (c[9]*a*Nnow2_pig*Nnow2_cub) - (c[10]*a*Nnow2_pig*Nnow2_dog) - (c[13]*a*Nnow2_elephant*Nnow2_pig) - (c[15]*a*Nnow2_pig*Nnow2_goat) - (c[16]*a*Nnow2_pig*Nnow2_gorilla) - (c[17]*a*Nnow2_pig*Nnow2_hippo) - (c[18]*a*Nnow2_pig*Nnow2_horse) - (c[19]*a*Nnow2_pig*Nnow2_kangaroo) - (c[24]*a*Nnow2_pig*Nnow2_ostrich) - (c[27]*a*Nnow2_pig*Nnow2_rabbit) - (c[28]*a*Nnow2_pig*Nnow2_rhino) - (c[29]*a*Nnow2_pig*Nnow2_sheep) - (m[26]*b[26]*Nnow2_pig*Nnow2_alligator) - (m[26]*b[26]*Nnow2_pig*Nnow2_bear) - (m[26]*b[26]*Nnow2_pig*Nnow2_lion) - (m[26]*b[26]*Nnow2_pig*Nnow2_tiger) - (m[26]*b[26]*Nnow2_pig*Nnow2_wolf)
  if(Nnow_pig < 0) {Nnow_pig <- 0}
  N_pig <- c(N_pig, Nnow_pig)
  Nnow_rabbit <- (AC_Birth_Rates$Rabbit*Nnow2_rabbit) - (c[4]*a*Nnow2_rabbit*Nnow2_bird) - (c[5]*a*Nnow2_rabbit*Nnow2_bull) - (c[7]*a*Nnow2_rabbit*Nnow2_chicken) - (c[8]*a*Nnow2_rabbit*Nnow2_cow) - (c[13]*a*Nnow2_rabbit*Nnow2_elephant) - (c[15]*a*Nnow2_rabbit*Nnow2_goat) - (c[17]*a*Nnow2_rabbit*Nnow2_hippo) - (c[18]*a*Nnow2_rabbit*Nnow2_horse) - (c[19]*a*Nnow2_rabbit*Nnow2_kangaroo) - (c[22]*a*Nnow2_rabbit*Nnow2_mouse) - (c[24]*a*Nnow2_rabbit*Nnow2_ostrich) - (c[26]*a*Nnow2_rabbit*Nnow2_pig) - (c[28]*a*Nnow2_rabbit*Nnow2_rhino) - (c[29]*a*Nnow2_sheep*Nnow2_rabbit) - (c[30]*a*Nnow2_rabbit*Nnow2_squirrel) - (m[27]*b[27]*Nnow2_rabbit*Nnow2_alligator) - (m[27]*b[27]*Nnow2_rabbit*Nnow2_bear) - (m[27]*b[27]*Nnow2_rabbit*Nnow2_cat) - (m[27]*b[27]*Nnow2_rabbit*Nnow2_cub) - (m[27]*b[27]*Nnow2_rabbit*Nnow2_dog) - (m[27]*b[27]*Nnow2_rabbit*Nnow2_eagle) - (m[27]*b[27]*Nnow2_rabbit*Nnow2_lion) - (m[27]*b[27]*Nnow2_rabbit*Nnow2_tiger) - (m[27]*b[27]*Nnow2_rabbit*Nnow2_wolf)
  if(Nnow_rabbit < 0) {Nnow_rabbit <- 0}
  N_rabbit <- c(N_rabbit, Nnow_rabbit)
  Nnow_rhino <- (AC_Birth_Rates$Rhino*Nnow2_rhino) - (c[5]*a*Nnow2_rhino*Nnow2_bull) - (c[8]*a*Nnow2_rhino*Nnow2_cow) - (c[13]*a*Nnow2_rhino*Nnow2_elephant) - (c[15]*a*Nnow2_rhino*Nnow2_goat) - (c[17]*a*Nnow2_rhino*Nnow2_hippo) - (c[18]*a*Nnow2_rhino*Nnow2_horse) - (c[19]*a*Nnow2_rhino*Nnow2_kangaroo) - (c[24]*a*Nnow2_rhino*Nnow2_ostrich) - (c[26]*a*Nnow2_rhino*Nnow2_pig) - (c[27]*a*Nnow2_rhino*Nnow2_rabbit) - (c[29]*a*Nnow2_rhino*Nnow2_sheep)
  if(Nnow_rhino < 0) {Nnow_rhino <- 0}
  N_rhino <- c(N_rhino, Nnow_rhino)
  Nnow_sheep <- (AC_Birth_Rates$Sheep*Nnow2_sheep) - (c[5]*a*Nnow2_sheep*Nnow2_bull) - (c[8]*a*Nnow2_sheep*Nnow2_cow) - (c[17]*a*Nnow2_sheep*Nnow2_hippo) - (c[18]*a*Nnow2_sheep*Nnow2_horse) - (c[19]*a*Nnow2_sheep*Nnow2_kangaroo) - (c[24]*a*Nnow2_sheep*Nnow2_ostrich) - (c[26]*a*Nnow2_sheep*Nnow2_pig) - (c[27]*a*Nnow2_sheep*Nnow2_rabbit) - (c[28]*a*Nnow2_sheep*Nnow2_rhino) - (m[29]*b[29]*Nnow2_sheep*Nnow2_alligator) - (m[29]*b[29]*Nnow2_sheep*Nnow2_bear) - (m[29]*b[29]*Nnow2_sheep*Nnow2_lion) - (m[29]*b[29]*Nnow2_sheep*Nnow2_tiger) - (m[29]*b[29]*Nnow2_sheep*Nnow2_wolf)
  if(Nnow_sheep < 0) {Nnow_sheep <- 0}
  N_sheep <- c(N_sheep, Nnow_sheep)
  Nnow_squirrel <- (AC_Birth_Rates$Squirrel*Nnow2_squirrel) - (c[4]*a*Nnow2_squirrel*Nnow2_bird) - (c[7]*a*Nnow2_squirrel*Nnow2_chicken) - (c[22]*a*Nnow2_squirrel*Nnow2_mouse) - (c[27]*a*Nnow2_squirrel*Nnow2_rabbit) - (m[30]*b[30]*Nnow2_squirrel*Nnow2_alligator) - (m[30]*b[30]*Nnow2_squirrel*Nnow2_bear) - (m[30]*b[30]*Nnow2_squirrel*Nnow2_cat) - (m[30]*b[30]*Nnow2_squirrel*Nnow2_cub) - (m[30]*b[30]*Nnow2_squirrel*Nnow2_dog) - (m[30]*b[30]*Nnow2_squirrel*Nnow2_eagle) - (m[30]*b[30]*Nnow2_squirrel*Nnow2_lion) - (m[30]*b[30]*Nnow2_squirrel*Nnow2_tiger) - (m[30]*b[30]*Nnow2_squirrel*Nnow2_wolf)
  if(Nnow_squirrel < 0) {Nnow_squirrel <- 0}
  N_squirrel <- c(N_squirrel, Nnow_squirrel)
  Nnow_tiger <- (AC_Birth_Rates$Tiger*Nnow2_tiger) + (m[2]*b[2]*Nnow2_tiger*Nnow2_anteater) + (m[4]*b[4]*Nnow2_tiger*Nnow2_bird) + (m[6]*b[6]*Nnow2_tiger*Nnow2_cat) + (m[7]*b[7]*Nnow2_tiger*Nnow2_chicken) + (m[9]*b[9]*Nnow2_tiger*Nnow2_cub) + (m[10]*b[10]*Nnow2_tiger*Nnow2_dog) + (m[11]*b[11]*Nnow2_tiger*Nnow2_duck) + (m[12]*b[12]*Nnow2_tiger*Nnow2_eagle) + (m[14]*b[14]*Nnow2_tiger*Nnow2_frog) + (m[15]*b[15]*Nnow2_tiger*Nnow2_goat) + (m[19]*b[19]*Nnow2_tiger*Nnow2_kangaroo) + (m[20]*b[20]*Nnow2_tiger*Nnow2_koala) +(m[22]*b[22]*Nnow2_tiger*Nnow2_mouse) + (m[23]*b[23]*Nnow2_tiger*Nnow2_octopus) + (m[24]*b[24]*Nnow2_tiger*Nnow2_ostrich) + (m[25]*b[25]*Nnow2_tiger*Nnow2_penguin) + (m[26]*b[26]*Nnow2_tiger*Nnow2_pig) + (m[27]*b[27]*Nnow2_tiger*Nnow2_rabbit) + (m[29]*b[29]*Nnow2_tiger*Nnow2_sheep) + (m[30]*b[30]*Nnow2_tiger*Nnow2_squirrel) - (c[1]*a*Nnow2_tiger*Nnow2_alligator) - (c[3]*a*Nnow2_tiger*Nnow2_bear) - (c[6]*a*Nnow2_tiger*Nnow2_cat) - (c[9]*a*Nnow2_tiger*Nnow2_cub) - (c[10]*a*Nnow2_tiger*Nnow2_dog) - (c[12]*a*Nnow2_tiger*Nnow2_eagle) - (c[21]*a*Nnow2_tiger*Nnow2_lion) - (c[25]*a*Nnow2_tiger*Nnow2_penguin) - (c[32]*a*Nnow2_tiger*Nnow2_wolf)
  if(Nnow_tiger < 0) {Nnow_tiger <- 0}
  N_tiger <- c(N_tiger, Nnow_tiger)
  Nnow_wolf <- (AC_Birth_Rates$Wolf*Nnow2_wolf) + (m[2]*b[2]*Nnow2_wolf*Nnow2_anteater) + (m[4]*b[4]*Nnow2_wolf*Nnow2_bird) + (m[5]*b[5]*Nnow2_wolf*Nnow2_bull) + (m[6]*b[6]*Nnow2_wolf*Nnow2_cat) + (m[7]*b[7]*Nnow2_wolf*Nnow2_chicken) + (m[8]*b[8]*Nnow2_wolf*Nnow2_cow) + (m[9]*b[9]*Nnow2_wolf*Nnow2_cub) + (m[10]*b[10]*Nnow2_wolf*Nnow2_dog) + (m[11]*b[11]*Nnow2_wolf*Nnow2_duck) + (m[12]*b[12]*Nnow2_wolf*Nnow2_eagle) + (m[14]*b[14]*Nnow2_wolf*Nnow2_frog) + (m[15]+b[15]*Nnow2_wolf*Nnow2_goat) + (m[19]*b[19]*Nnow2_wolf*Nnow2_kangaroo) + (m[20]*b[20]*Nnow2_wolf*Nnow2_koala) + (m[22]*b[22]*Nnow2_wolf*Nnow2_mouse) + (m[23]*b[23]*Nnow2_wolf*Nnow2_octopus) + (m[24]*b[24]*Nnow2_wolf*Nnow2_ostrich) + (m[25]*b[25]*Nnow2_wolf*Nnow2_penguin) + (m[26]*b[26]*Nnow2_wolf*Nnow2_pig) + (m[27]*b[27]*Nnow2_wolf*Nnow2_rabbit) + (m[29]*b[29]*Nnow2_wolf*Nnow2_sheep) + (m[30]*b[30]*Nnow2_wolf*Nnow2_squirrel) - (c[1]*a*Nnow2_wolf*Nnow2_alligator) - (c[3]*a*Nnow2_wolf*Nnow2_bear) - (c[6]*a*Nnow2_wolf*Nnow2_cat) - (c[9]*a*Nnow2_wolf*Nnow2_cub) - (c[10]*a*Nnow2_wolf*Nnow2_dog) - (c[12]*a*Nnow2_wolf*Nnow2_eagle) - (c[21]*a*Nnow2_wolf*Nnow2_lion) - (c[25]*a*Nnow2_wolf*Nnow2_penguin) - (c[31]*a*Nnow2_wolf*Nnow2_tiger)
  if(Nnow_wolf < 0) {Nnow_wolf <- 0}
  N_wolf <- c(N_wolf, Nnow_wolf)
  Nnow2_alligator <- Nnow_alligator
  Nnow2_anteater <- Nnow_anteater
  Nnow2_bear <- Nnow_bear
  Nnow2_bird <- Nnow_bird
  Nnow2_bull <- Nnow_bull
  NNow2_cat <- Nnow_cat
  Nnow2_chicken <- Nnow_chicken
  NNow2_cow <- Nnow_cow
  Nnow2_cub <- Nnow_cub
  Nnow2_dog <- Nnow_dog
  Nnow2_duck <- Nnow_duck
  Nnow2_eagle <- Nnow_eagle
  Nnow2_elephant <- Nnow_elephant
  Nnow2_frog <- Nnow_frog
  Nnow2_goat <- Nnow_goat
  Nnow2_gorilla <- Nnow_gorilla
  Nnow2_hippo <- Nnow_hippo
  Nnow2_horse <- Nnow_horse
  Nnow2_kangaroo <- Nnow_kangaroo
  Nnow2_koala <- Nnow_koala
  Nnow2_lion <- Nnow_lion
  Nnow2_mouse <- Nnow_mouse
  Nnow2_octopus <- Nnow_octopus
  Nnow2_ostrich <- Nnow_ostrich
  Nnow2_penguin <- Nnow_penguin
  Nnow2_penguin <- Nnow_penguin
  Nnow2_pig <- Nnow_pig
  Nnow2_rabbit <- Nnow_rabbit
  Nnow2_rhino <- Nnow_rhino
  Nnow2_sheep <- Nnow_sheep
  Nnow2_squirrel <- Nnow_squirrel
  Nnow2_tiger <- Nnow_tiger
  Nnow2_wolf <- Nnow_wolf
}

#The next lines of code plots every species' population over time for 20 years (the length for which the simulation was run)
#Due to space limitations the majority of these graphs were not presented in the report, only the most interesting patterns among them were subset. All 32 graphs can be found on GitHub
par(mfrow = c(3,3))
EndofSim <- 2001+length(N_alligator) #This line sets the simulation time period as 2001 to 2020
tplot <- 2001:EndofSim #This line saves the x-axis as the values 2001 to 2020
plot(tplot[1:t], N_alligator[1:t], type='l', xlab ="Year", ylab="Population", cex = 0.5, ylim = c(0,25), main="Alligator")
lines(AC_Pops_fixed$Year, AC_Pops_fixed$Alligator, col="red")
plot(tplot[1:t], N_anteater[1:t], type='l', xlab ="Year", ylab="Population", cex = 0.5, ylim = c(0,25), main="Anteater")
lines(AC_Pops_fixed$Year, AC_Pops_fixed$Anteater, col="red")
plot(tplot[1:t], N_bear[1:t], type='l', xlab ="Year", ylab="Population", cex = 0.5, ylim = c(0,25), main="Bear")
lines(AC_Pops_fixed$Year, AC_Pops_fixed$Bear, col="red")
plot(tplot[1:t], N_bird[1:t], type='l', xlab ="Year", ylab="Population", cex = 0.5, ylim = c(0,25), main="Bird")
lines(AC_Pops_fixed$Year, AC_Pops_fixed$Bird, col="red")
plot(tplot[1:t], N_bull[1:t], type='l', xlab ="Year", ylab="Population", cex = 0.5, ylim = c(0,25), main="Bull")
lines(AC_Pops_fixed$Year, AC_Pops_fixed$Bull, col="red")
plot(tplot[1:t], N_cat[1:t], type='l', xlab ="Year", ylab="Population", cex = 0.5, ylim = c(0,25), main="Cat")
lines(AC_Pops_fixed$Year, AC_Pops_fixed$Cat, col="red")
plot(tplot[1:t], N_chicken[1:t], type='l', xlab ="Year", ylab="Population", cex = 0.5, ylim = c(0,25), main="Chicken")
lines(AC_Pops_fixed$Year, AC_Pops_fixed$Chicken, col="red")
plot(tplot[1:t], N_cow[1:t], type='l', xlab ="Year", ylab="Population", cex = 0.5, ylim = c(0,25), main="Cow")
lines(AC_Pops_fixed$Year, AC_Pops_fixed$Cow, col="red")
plot(tplot[1:t], N_cub[1:t], type='l', xlab ="Year", ylab="Population", cex = 0.5, ylim = c(0,25), main="Cub")
lines(AC_Pops_fixed$Year, AC_Pops_fixed$Cub, col="red")

plot(tplot[1:t], N_dog[1:t], type='l', xlab ="Year", ylab="Population", cex = 0.5, ylim = c(0,25), main="Dog")
lines(AC_Pops_fixed$Year, AC_Pops_fixed$Dog, col="red")
plot(tplot[1:t], N_duck[1:t], type='l', xlab ="Year", ylab="Population", cex = 0.5, ylim = c(0,25), main="Duck")
lines(AC_Pops_fixed$Year, AC_Pops_fixed$Duck, col="red")
plot(tplot[1:t], N_eagle[1:t], type='l', xlab ="Year", ylab="Population", cex = 0.5, ylim = c(0,25), main="Eagle")
lines(AC_Pops_fixed$Year, AC_Pops_fixed$Eagle, col="red")
plot(tplot[1:t], N_elephant[1:t], type='l', xlab ="Year", ylab="Population", cex = 0.5, ylim = c(0,25), main="Elephant")
lines(AC_Pops_fixed$Year, AC_Pops_fixed$Elephant, col="red")
plot(tplot[1:t], N_frog[1:t], type='l', xlab ="Year", ylab="Population", cex = 0.5, ylim = c(0,25), main="Frog")
lines(AC_Pops_fixed$Year, AC_Pops_fixed$Frog, col="red")
plot(tplot[1:t], N_goat[1:t], type='l', xlab ="Year", ylab="Population", cex = 0.5, ylim = c(0,25), main="Goat")
lines(AC_Pops_fixed$Year, AC_Pops_fixed$Goat, col="red")
plot(tplot[1:t], N_gorilla[1:t], type='l', xlab ="Year", ylab="Population", cex = 0.5, ylim = c(0,25), main="Gorilla")
lines(AC_Pops_fixed$Year, AC_Pops_fixed$Gorilla, col="red")
plot(tplot[1:t], N_hippo[1:t], type='l', xlab ="Year", ylab="Population", cex = 0.5, ylim = c(0,25), main="Hippo")
lines(AC_Pops_fixed$Year, AC_Pops_fixed$Hippo, col="red")
plot(tplot[1:t], N_horse[1:t], type='l', xlab ="Year", ylab="Population", cex = 0.5, ylim = c(0,25), main="Horse")
lines(AC_Pops_fixed$Year, AC_Pops_fixed$Horse, col="red")

plot(tplot[1:t], N_kangaroo[1:t], type='l', xlab ="Year", ylab="Population", cex = 0.5, ylim = c(0,25), main="Kangaroo")
lines(AC_Pops_fixed$Year, AC_Pops_fixed$Kangaroo, col="red")
plot(tplot[1:t], N_koala[1:t], type='l', xlab ="Year", ylab="Population", cex = 0.5, ylim = c(0,25), main="Koala")
lines(AC_Pops_fixed$Year, AC_Pops_fixed$Koala, col="red")
plot(tplot[1:t], N_lion[1:t], type='l', xlab ="Year", ylab="Population", cex = 0.5, ylim = c(0,25), main="Lion")
lines(AC_Pops_fixed$Year, AC_Pops_fixed$Lion, col="red")
plot(tplot[1:t], N_mouse[1:t], type='l', xlab ="Year", ylab="Population", cex = 0.5, ylim = c(0,25), main="Mouse")
lines(AC_Pops_fixed$Year, AC_Pops_fixed$Mouse, col="red")
plot(tplot[1:t], N_octopus[1:t], type='l', xlab ="Year", ylab="Population", cex = 0.5, ylim = c(0,25), main="Octopus")
lines(AC_Pops_fixed$Year, AC_Pops_fixed$Octopus, col="red")
plot(tplot[1:t], N_ostrich[1:t], type='l', xlab ="Year", ylab="Population", cex = 0.5, ylim = c(0,25), main="Ostrich")
lines(AC_Pops_fixed$Year, AC_Pops_fixed$Ostrich, col="red")
plot(tplot[1:t], N_penguin[1:t], type='l', xlab ="Year", ylab="Population", cex = 0.5, ylim = c(0,25), main="Penguin")
lines(AC_Pops_fixed$Year, AC_Pops_fixed$Penguin, col="red")
plot(tplot[1:t], N_pig[1:t], type='l', xlab ="Year", ylab="Population", cex = 0.5, ylim = c(0,25), main="Pig")
lines(AC_Pops_fixed$Year, AC_Pops_fixed$Pig, col="red")
plot(tplot[1:t], N_rabbit[1:t], type='l', xlab ="Year", ylab="Population", cex = 0.5, ylim = c(0,25), main="Rabbit")
lines(AC_Pops_fixed$Year, AC_Pops_fixed$Rabbit, col="red")

plot(tplot[1:t], N_rhino[1:t], type='l', xlab ="Year", ylab="Population", cex = 0.5, ylim = c(0,25), main="Rhino")
lines(AC_Pops_fixed$Year, AC_Pops_fixed$Rhino, col="red")
plot(tplot[1:t], N_sheep[1:t], type='l', xlab ="Year", ylab="Population", cex = 0.5, ylim = c(0,25), main="Sheep")
lines(AC_Pops_fixed$Year, AC_Pops_fixed$Sheep, col="red")
plot(tplot[1:t], N_squirrel[1:t], type='l', xlab ="Year", ylab="Population", cex = 0.5, ylim = c(0,25), main="Squirrel")
lines(AC_Pops_fixed$Year, AC_Pops_fixed$Squirrel, col="red")
plot(tplot[1:t], N_tiger[1:t], type='l', xlab ="Year", ylab="Population", cex = 0.5, ylim = c(0,25), main="Tiger")
lines(AC_Pops_fixed$Year, AC_Pops_fixed$Tiger, col="red")
plot(tplot[1:t], N_wolf[1:t], type='l', xlab ="Year", ylab="Population", cex = 0.5, ylim = c(0,25), main="Wolf")
lines(AC_Pops_fixed$Year, AC_Pops_fixed$Wolf, col="red")

#This group of code was an attempt to create a vectors for a dataframe with the actual and simulated values paired
#Disregard the lines for vectors "Years" and "Year"; this ended up being unnecessary for the t-test
#The line to create the "Actual" vector simply makes a vector out of each column of the "AC_Pops_finalized" dataframe (and thus the output lists each species' populations chronologically species by species)
#The line to create the "Simulated" vector takes the values for the years of interest for each species' simulation
Years <- c(2001, 2002, 2003, 2005, 2006, 2012, 2020)
Actual <- c(AC_Pops_finalized$Alligator, AC_Pops_finalized$Anteater, AC_Pops_finalized$Bear, AC_Pops_finalized$Bird, AC_Pops_finalized$Bull, AC_Pops_finalized$Cat, AC_Pops_finalized$Chicken, AC_Pops_finalized$Cow, AC_Pops_finalized$Cub, AC_Pops_finalized$Dog, AC_Pops_finalized$Duck, AC_Pops_finalized$Eagle, AC_Pops_finalized$Elephant, AC_Pops_finalized$Frog, AC_Pops_finalized$Goat, AC_Pops_finalized$Gorilla, AC_Pops_finalized$Hippo, AC_Pops_finalized$Horse, AC_Pops_finalized$Kangaroo, AC_Pops_finalized$Koala, AC_Pops_finalized$Lion, AC_Pops_finalized$Mouse, AC_Pops_finalized$Octopus, AC_Pops_finalized$Ostrich, AC_Pops_finalized$Penguin, AC_Pops_finalized$Pig, AC_Pops_finalized$Rabbit, AC_Pops_finalized$Rhino, AC_Pops_finalized$Sheep, AC_Pops_finalized$Squirrel, AC_Pops_finalized$Tiger, AC_Pops_finalized$Wolf)
Simulated <- c(N_alligator[c(1,2,3,5,6,12,20)], N_anteater[c(1,2,3,5,6,12,20)], N_bear[c(1,2,3,5,6,12,20)], N_bird[c(1,2,3,5,6,12,20)], N_bull[c(1,2,3,5,6,12,20)], N_cat[c(1,2,3,5,6,12,20)], N_chicken[c(1,2,3,5,6,12,20)], N_cow[c(1,2,3,5,6,12,20)], N_cub[c(1,2,3,5,6,12,20)], N_dog[c(1,2,3,5,6,12,20)], N_duck[c(1,2,3,5,6,12,20)], N_eagle[c(1,2,3,5,6,12,20)], N_elephant[c(1,2,3,5,6,12,20)], N_frog[c(1,2,3,5,6,12,20)], N_goat[c(1,2,3,5,6,12,20)], N_gorilla[c(1,2,3,5,6,12,20)], N_hippo[c(1,2,3,5,6,12,20)], N_horse[c(1,2,3,5,6,12,20)], N_kangaroo[c(1,2,3,5,6,12,20)], N_koala[c(1,2,3,5,6,12,20)], N_lion[c(1,2,3,5,6,12,20)], N_mouse[c(1,2,3,5,6,12,20)], N_octopus[c(1,2,3,5,6,12,20)], N_ostrich[c(1,2,3,5,6,12,20)], N_penguin[c(1,2,3,5,6,12,20)], N_pig[c(1,2,3,5,6,12,20)], N_rabbit[c(1,2,3,5,6,12,20)], N_rhino[c(1,2,3,5,6,12,20)], N_sheep[c(1,2,3,5,6,12,20)], N_squirrel[c(1,2,3,5,6,12,20)], N_tiger[c(1,2,3,5,6,12,20)], N_wolf[c(1,2,3,5,6,12,20)])
Year <- c(Years, Years, Years, Years, Years, Years, Years, Years, Years, Years, Years, Years, Years, Years, Years, Years, Years, Years, Years, Years, Years, Years, Years, Years, Years, Years, Years, Years, Years, Years, Years, Years)

#Disregard the "SimvActual" dataframe. It's not set up in a useful way (but I left it in case it someday becomes useful)
SimvActual <- data.frame(Year, Actual, Simulated)

#"SimandActual" is the dataframe set up so that a paired t-test can be run (comparing the groups "Actual" and "Simulated")
SimandAcutal <- data.frame(Value_Type=rep(c("Actual", "Simulated"), each = 224), Population = c(Actual, Simulated))

#
model_eval <- t.test(Population ~ Value_Type, data = SimandAcutal, paired = TRUE)
model_eval

#These lines of code create the graph subset used in the paper and presentation. The code is identical to the graph code found above
par(mfrow=c(3,3))
plot(tplot[1:t], N_alligator[1:t], type='l', xlab ="Year", ylab="Population", cex = 0.5, ylim = c(0,25), main="Alligator")
lines(AC_Pops_fixed$Year, AC_Pops_fixed$Alligator, col="red")
legend(1, 1, legend = c("Actual", "Simulated"), col=c("Red", "Black"), lty = (1:1), cex = 0.5)
plot(tplot[1:t], N_bear[1:t], type='l', xlab ="Year", ylab="Population", cex = 0.5, ylim = c(0,25), main="Bear")
lines(AC_Pops_fixed$Year, AC_Pops_fixed$Bear, col="red")
plot(tplot[1:t], N_wolf[1:t], type='l', xlab ="Year", ylab="Population", cex = 0.5, ylim = c(0,25), main="Wolf")
lines(AC_Pops_fixed$Year, AC_Pops_fixed$Wolf, col="red")
plot(tplot[1:t], N_chicken[1:t], type='l', xlab ="Year", ylab="Population", cex = 0.5, ylim = c(0,25), main="Chicken")
lines(AC_Pops_fixed$Year, AC_Pops_fixed$Chicken, col="red")
plot(tplot[1:t], N_frog[1:t], type='l', xlab ="Year", ylab="Population", cex = 0.5, ylim = c(0,25), main="Frog")
lines(AC_Pops_fixed$Year, AC_Pops_fixed$Frog, col="red")
plot(tplot[1:t], N_mouse[1:t], type='l', xlab ="Year", ylab="Population", cex = 0.5, ylim = c(0,25), main="Mouse")
lines(AC_Pops_fixed$Year, AC_Pops_fixed$Mouse, col="red")
plot(tplot[1:t], N_anteater[1:t], type='l', xlab ="Year", ylab="Population", cex = 0.5, ylim = c(0,25), main="Anteater")
lines(AC_Pops_fixed$Year, AC_Pops_fixed$Anteater, col="red")
plot(tplot[1:t], N_duck[1:t], type='l', xlab ="Year", ylab="Population", cex = 0.5, ylim = c(0,25), main="Duck")
lines(AC_Pops_fixed$Year, AC_Pops_fixed$Duck, col="red")
plot(tplot[1:t], N_hippo[1:t], type='l', xlab ="Year", ylab="Population", cex = 0.5, ylim = c(0,25), main="Hippo")
lines(AC_Pops_fixed$Year, AC_Pops_fixed$Hippo, col="red")

#These last rows repeat the graph code above for wolf and mouse, only this time spaced so that the full graph is zoomed in (one graph per page instead of 9)
par(mfrow=c(1,1))
plot(tplot[1:t], N_wolf[1:t], type='l', xlab ="Year", ylab="Population", cex = 0.5, ylim = c(0,25), main="Wolf")
lines(AC_Pops_fixed$Year, AC_Pops_fixed$Wolf, col="red")
plot(tplot[1:t], N_mouse[1:t], type='l', xlab ="Year", ylab="Population", cex = 0.5, ylim = c(0,25), main="Mouse")
lines(AC_Pops_fixed$Year, AC_Pops_fixed$Mouse, col="red")
